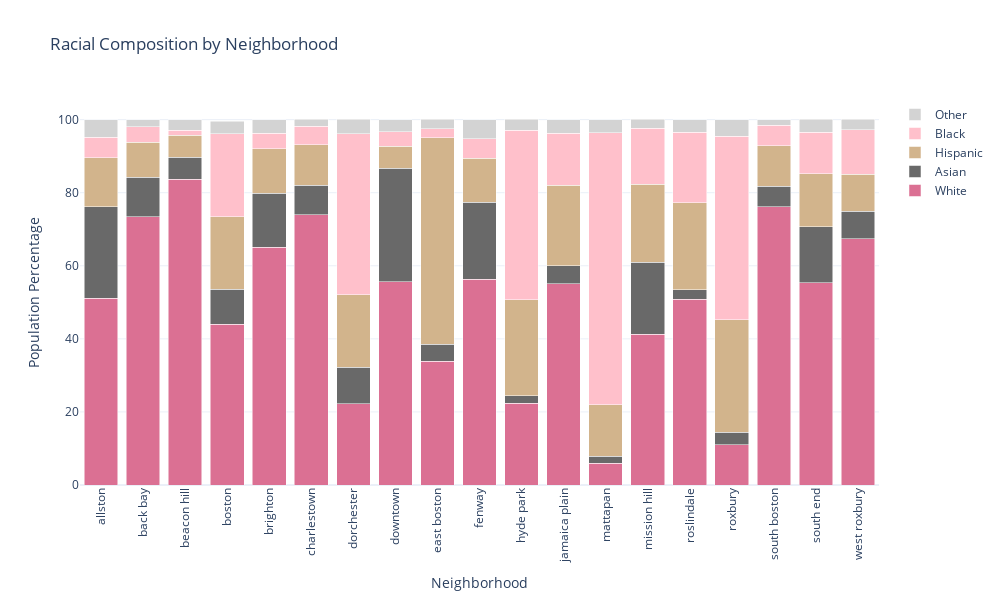

The cell this chart's notebook holds for it:
### Markdown cell above
## INTERACTIVE

### Code cell
import pandas as pd
import plotly.graph_objects as go

def population_plot_interactive(dct):
    # Prepare data for plotting
    neighborhoods = list(dct.keys())
    white_pct = [dct[nbhd].get('White', 0) for nbhd in neighborhoods]
    asian_pct = [dct[nbhd].get('Asian', 0) for nbhd in neighborhoods]
    hispanic_pct = [dct[nbhd].get('Hispanic', 0) for nbhd in neighborhoods]
    black_pct = [dct[nbhd].get('Black', 0) for nbhd in neighborhoods]
    other_pct = [dct[nbhd].get('Other', 0) for nbhd in neighborhoods]

    # Create a figure
    fig = go.Figure()

    # Add traces for each race group
    fig.add_trace(go.Bar(
        x=neighborhoods,
        y=white_pct,
        name='White',
        marker_color='palevioletred'
    ))

    fig.add_trace(go.Bar(
        x=neighborhoods,
        y=asian_pct,
        name='Asian',
        marker_color='dimgray'
    ))

    fig.add_trace(go.Bar(
        x=neighborhoods,
        y=hispanic_pct,
        name='Hispanic',
        marker_color='tan'
    ))

    fig.add_trace(go.Bar(
        x=neighborhoods,
        y=black_pct,
        name='Black',
        marker_color='pink'
    ))

    fig.add_trace(go.Bar(
        x=neighborhoods,
        y=other_pct,
        name='Other',
        marker_color='lightgray'
    ))

    # Update layout
    fig.update_layout(
        barmode='stack',
        title="Racial Composition by Neighborhood",
        xaxis_title="Neighborhood",
        yaxis_title="Population Percentage",
        xaxis_tickangle=-90,
        width = 1000,
        height = 600,
        template="plotly_white",
        showlegend=True
    )

    # Show the plot
    fig.show()
    return fig

# Load and process data
file = 'rodent_data_with_neighborhoods.csv'
data = pd.read_csv(file)
data = data[['Neighborhood', 'White Alone %', 'Black/African-American %', 'Asian alone %', 'Hispanic %', 'Other Races %']]

# Remove '%' sign and convert to float
data['White Alone %'] = data['White Alone %'].str.replace('%', '').astype(float)
data['Black/African-American %'] = data['Black/African-American %'].str.replace('%', '').astype(float)
data['Hispanic %'] = data['Hispanic %'].str.replace('%', '').astype(float)
data['Asian alone %'] = data['Asian alone %'].str.replace('%', '').astype(float)
data['Other Races %'] = data['Other Races %'].str.replace('%', '').astype(float)

# Rename columns for better clarity
data = data.rename(columns={
    'White Alone %': 'White',
    'Black/African-American %': 'Black',
    'Asian alone %': 'Asian',
    'Hispanic %': 'Hispanic',
    'Other Races %': 'Other'
})

# Group by 'Neighborhood' and take the mean for each race
data = data.groupby('Neighborhood', as_index=False).mean()

# Convert to dictionary of dictionaries
race_dct = data.set_index('Neighborhood').to_dict(orient='index')

# Call the interactive plotting function
plot = population_plot_interactive(race_dct)
plot

plot.write_html('racial_composition_bar.html')

### Figure 1 — Plotly figure (JSON) as saved in the notebook; plotly's stock layout.template omitted (floating-point values rounded to 4 significant figures)
{"data": [{"marker": {"color": "palevioletred"}, "name": "White", "type": "bar", "x": ["allston", "back bay", "beacon hill", "boston", "brighton", "charlestown", "dorchester", "downtown", "east boston", "fenway", "hyde park", "jamaica plain", "mattapan", "mission hill", "roslindale", "roxbury", "south boston", "south end", "west roxbury"], "y": [51.1, 73.4, 83.7, 44, 65.1, 73.9, 22.3, 55.6, 33.9, 56.3, 22.4, 55.1, 6, 41.2, 50.9, 11, 76.2, 55.4, 67.4]}, {"marker": {"color": "dimgray"}, "name": "Asian", "type": "bar", "x": ["allston", "back bay", "beacon hill", "boston", "brighton", "charlestown", "dorchester", "downtown", "east boston", "fenway", "hyde park", "jamaica plain", "mattapan", "mission hill", "roslindale", "roxbury", "south boston", "south end", "west roxbury"], "y": [25, 10.8, 6, 9.6, 14.8, 8.1, 9.9, 31.1, 4.6, 21.1, 2, 4.9, 1.9, 19.7, 2.5, 3.5, 5.6, 15.3, 7.5]}, {"marker": {"color": "tan"}, "name": "Hispanic", "type": "bar", "x": ["allston", "back bay", "beacon hill", "boston", "brighton", "charlestown", "dorchester", "downtown", "east boston", "fenway", "hyde park", "jamaica plain", "mattapan", "mission hill", "roslindale", "roxbury", "south boston", "south end", "west roxbury"], "y": [13.4, 9.6, 6, 19.8, 12.1, 11.1, 19.9, 6, 56.5, 12, 26.3, 22, 14.1, 21.4, 23.9, 30.7, 11.1, 14.5, 10.1]}, {"marker": {"color": "pink"}, "name": "Black", "type": "bar", "x": ["allston", "back bay", "beacon hill", "boston", "brighton", "charlestown", "dorchester", "downtown", "east boston", "fenway", "hyde park", "jamaica plain", "mattapan", "mission hill", "roslindale", "roxbury", "south boston", "south end", "west roxbury"], "y": [5.7, 4.3, 1.4, 22.7, 4.3, 5.1, 44, 4, 2.5, 5.4, 46.4, 14.3, 74.4, 15.3, 19.3, 50.3, 5.6, 11.3, 12.2]}, {"marker": {"color": "lightgray"}, "name": "Other", "type": "bar", "x": ["allston", "back bay", "beacon hill", "boston", "brighton", "charlestown", "dorchester", "downtown", "east boston", "fenway", "hyde park", "jamaica plain", "mattapan", "mission hill", "roslindale", "roxbury", "south boston", "south end", "west roxbury"], "y": [4.8, 1.9, 2.9, 3.4, 3.7, 1.9, 4, 3.3, 2.6, 5.2, 3, 3.7, 3.6, 2.5, 3.3, 4.5, 1.5, 3.6, 2.9]}], "layout": {"barmode": "stack", "height": 600, "showlegend": true, "title": {"text": "Racial Composition by Neighborhood"}, "width": 1000, "xaxis": {"autorange": true, "range": [-0.5, 18.5], "tickangle": -90, "title": {"text": "Neighborhood"}, "type": "category"}, "yaxis": {"autorange": true, "range": [0, 105.4], "title": {"text": "Population Percentage"}, "type": "linear"}}}
